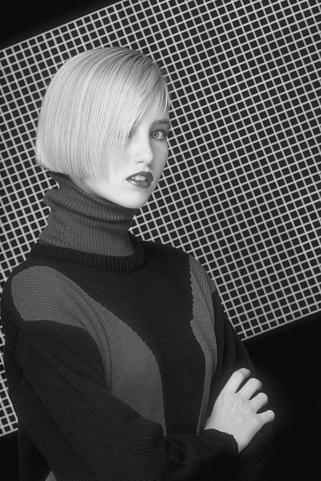
#> input picture Canny Edge Detection/input.jpg, 321 x 481 px, found by its file name
$ python main.py   (Python 2 division)   (older library calls are emulated)
#> lines starting #> are read from the running program, lines starting #| are printed output that depends on the picture
from PIL import Image
import numpy as np
from scipy.misc import imread
import scipy.ndimage
import cv2
from copy import copy, deepcopy

from math import pi, sqrt, exp
import math

import matplotlib.pyplot as plt

##########################################################################
## Function Name: Q1
## Function Desc.: Operations needed for question 1
##########################################################################
# [59 lines left out: functions Q1, CannyEdgeDetection, not called in this run]


##########################################################################
## Function Name: Q2
## Function Desc.: Quantitative Evaluation of Edge Detector
## Function Arguments: None
##########################################################################
def ZeroPadding(arr):
    print ""

##########################################################################
## Function Name: Entropy
## Function Desc.: Quantitative Evaluation of Edge Detector
## Function Arguments: None
##########################################################################
def Entropy():
    imageName = "Input.jpg"
    # imports image and forces it to flatten and become grayscale
    #image = np.asarray(Image.open(imageName).convert('L'))
    image = imread(imageName)
#> image is the input picture: shape (481, 321); min 0, max 246, mean 79.2
    height,width = image.shape
#> height = 481; width = 321
    numPx = width * height
#> numPx = 154401
    # array to hold entropy
    histArray = []
    valArray = []
    # indexes relate to pixel values, set to 0
    for i in range (0,255):
        histArray.append(0.0)
        valArray.append(i)
    # computes the amount of each pixel value and saves to array
    for j in range (0,height):
        for i in range(0,width):
            index = image[j][i]
            histArray[index] += 1
#> after the loop, histArray = 255 values, max 6376 at index 11, min 0 at index 1, mean 605.5

    # array that holds pixel density probabilities
    probArray = deepcopy(histArray)
#> probArray has the same summary as histArray
    for i in range (0,len(histArray)):
        probArray[i] /= numPx
#> after the loop, probArray = 255 values, max 0.0413 at index 11, min 0 at index 1, mean 0.00392

    #creates histogram and displays
    plt.hist(histArray,valArray, width=1)
    plt.show()
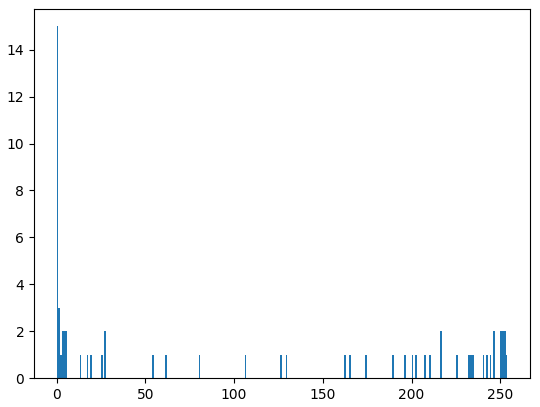
#> figure drawn by matplotlib, 1 panel; tallest bar 15 high, from x = 0 to 1

    # Store classes A and B of probability
    A = []
    B = []
    #pt+1/1-pt
    # loop to calculate p_t in A and B
    for k in range (0, 255):
        pt = 0.0
        # summation to calculate pt
        for q in range (0, k):
            pt += probArray[q]
        # prevents divide by 0
        if (pt == 0):
            A.append(0)
        else:
            A.append(float(probArray[k])/pt)
        # prevents out of array index
        if (k == 254):
            continue
        B.append(float(probArray[k + 1])/(1.0 - pt))
#> after the loop, A = 255 values, max 14.36 at index 11, min 0 at index 0, mean 0.111; B = 254 values, max 0.667 at index 245, min 0 at index 0, mean 0.0355

    print A
#> (printed output is left out)
    print B
#> (printed output is left out)

    HA = 0.0
    HB = 0.0
    # H(A)
    for i in A:
        it = -1 * i * np.log(i)
        #print it
        HA += it
#> this loop made 255 passes
#> (i, it) on passes 2 to 4: (0, nan), (0, nan), (0, nan)
#> after the loop, HA = nan
    # H(B)
    for i in B:
        it = -1 * i * np.log(i)
        #print it
        HB += it
#> this loop made 254 passes
#> (i, it) on passes 2 to 4: (0, nan), (0, nan), (1.94e-05, 0.000211)
#> after the loop, HB = nan
    # total entropy
    HT = HA + HB
#> HT = nan
    print HT
    return
    hold = 0
    holdIndex = 0;
    for j in range(0, len(HT)):
        if (HT[j] > hold):
            hold = HT[j]
            holdIndex = j

    print j
    #print HA
    #print probArray

    #print histArray

##########################################################################
## Function Name: Q2
## Function Desc.: Quantitative Evaluation of Edge Detector
## Function Arguments: None
##########################################################################
# [490 lines left out: functions Q2, QEED, ProfGoss, ProfConvolveX, ProfConvolveY, NonMaximumSuppression and 2 more, not called in this run]


##########################################################################
## Function Name: gauss
## Function Desc.: returns the 1 dimensional gausian mask
##########################################################################
def gauss(n=43,sigma=1):
    r = range(-int(n/2),int(n/2)+1)
    return [1 / (sigma * sqrt(2*pi)) * exp(-float(x)**2/(2*sigma**2)) for x in r]

##########################################################################
## Function Name: gausXDeriv
## Function Desc.: returns the 1 dimensional gausian mask
##########################################################################
def gausXDeriv(n=43,sigma=1):
    r = range(-int(n/2),int(n/2)+1)
    return [-x / ((sigma ** 3) * sqrt(2*pi)) * exp(-float(x)**2/(2*sigma**2)) for x in r]

##########################################################################
## Function Name: gausYDeriv
## Function Desc.: returns the 1 dimensional gausian mask
##########################################################################
def gausYDeriv(n=43,sigma=1):
    r = range(-int(n/2),int(n/2)+1)
    return [-y / ((sigma ** 3) * sqrt(2*pi)) * exp(-float(y)**2/(2*sigma**2)) for y in r]

##########################################################################
## Function Name: Main
## Function Desc.: entry point of program
##########################################################################
def main():
    #Q1()# calls operations needed for question 1
    #Q2()
    Entropy()
    return

# initializes the program
main()
